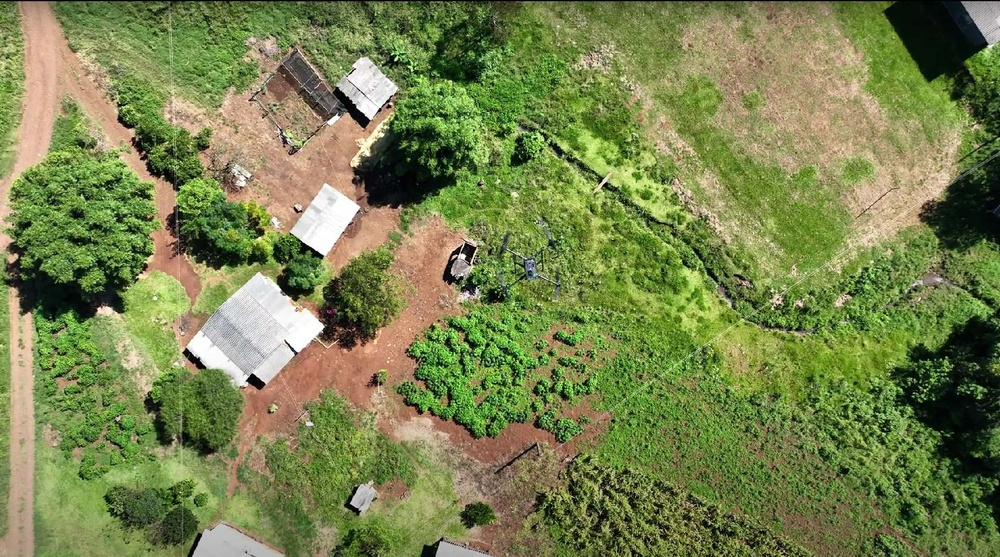
#> input picture teste.jpg, 1000 x 557 px, shrunk from 1678 x 934 before the run
$ python divide_orthomosaic.py --input teste.jpg --output out
#> lines starting #> are read from the running program, lines starting #| are printed output that depends on the picture
import os
import cv2
import numpy as np
import argparse

def cortar_imagem(img_path, output_path):
    # Verifica se a imagem existe
#> called with img_path = 'teste.jpg', output_path = 'out'
    if os.path.exists(img_path):
        img = cv2.imread(img_path)
#> img is the input picture: shape (557, 1000, 3); mean B, G, R 77.7, 130.7, 119.9
    else:
        print('O caminho da imagem não existe')
        return False

    # Cria o diretório se precisar
    if not os.path.exists(output_path):
        os.mkdir(output_path)

    print('\nIniciando divisao...')
    altura_original = img.shape[0]
#> altura_original = 557
    comprimento_original = img.shape[1]
#> comprimento_original = 1000

    # tamanhos arbitrários
    altura = 500
    comprimento = 500

    columns = int(comprimento_original / comprimento)
#> columns = 2
    rows = int(altura_original / altura)
#> rows = 1

    # Percorre a imagem com passos de 500px, nas bordas da imagem completa com preto (pensando no momento da segmentação, o valor 0 já estará atribuído)
    for i in range(rows+1):
        for j in range(columns+1):
            sub_img = img[i*altura : (i+1)*altura, j*comprimento : (j+1)*comprimento, :]
            if sub_img.shape[0] != 500 or sub_img.shape[1] != 500:
                new_area = np.zeros((altura, comprimento, 3), dtype=np.uint8)
                new_area[:sub_img.shape[0], : sub_img.shape[1] ] = sub_img
                new_area[ sub_img.shape[0]: , sub_img.shape[1]: ] = (0,0,0)
                sub_img = new_area
            file_name = f'{i}-{j}.jpg' # Formato linha-coluna para identificar futuramente quando for remontar a imagem
            cv2.imwrite(output_path+'/'+file_name, sub_img)
#> this loop made 2 passes
#> pass 1, in cortar_imagem, `cv2.imwrite(output_path+'/'+file_name, sub_img)`:
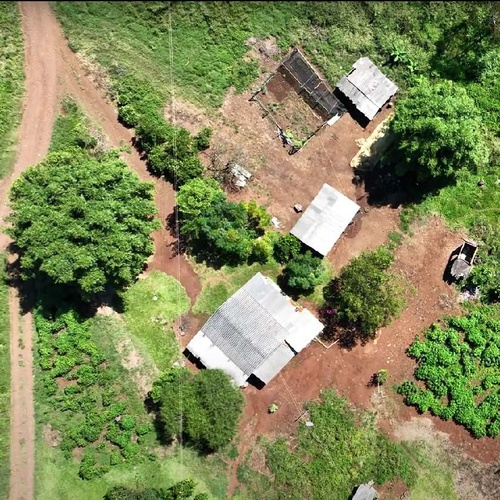
#> saved as 0-0.jpg: shape (500, 500, 3); mean B, G, R 89.4, 136.3, 130.4
#> pass 1, in cortar_imagem, `cv2.imwrite(output_path+'/'+file_name, sub_img)`:
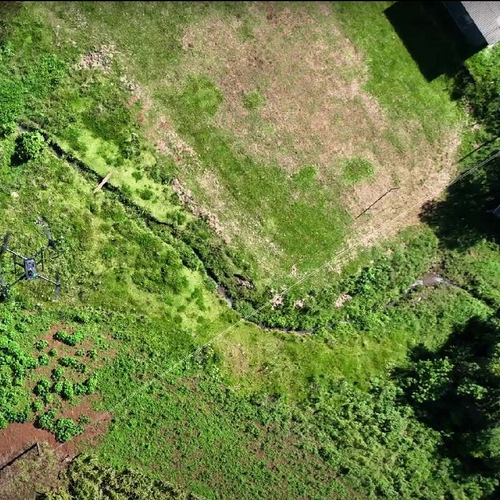
#> saved as 0-1.jpg: shape (500, 500, 3); mean B, G, R 68, 128.7, 112.7
#> pass 2, in cortar_imagem, `cv2.imwrite(output_path+'/'+file_name, sub_img)`:
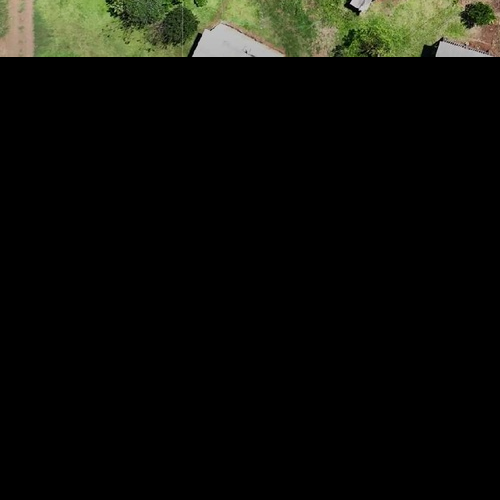
#> saved as 1-0.jpg: shape (500, 500, 3); mean B, G, R 9.5, 14.8, 13.7

    print('\nDivisao concluida\nOs arquivos possuem a nomeclatura: linha-coluna.jpg\n')


if __name__ == '__main__':
    parser = argparse.ArgumentParser(description="Processa um ortomosaico dividindo em sub imagens JPG.")

    parser.add_argument('--input', required=True, help='Caminho para o arquivo de ortomosaico')
    parser.add_argument('--output', required=True, help='Caminho para o diretorio de saida')

    args = parser.parse_args()

    cortar_imagem(args.input, args.output)
